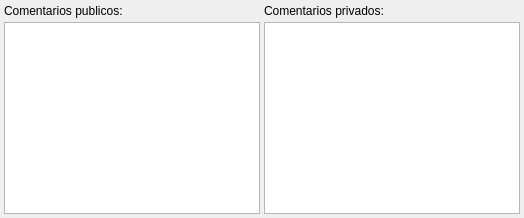
     <widget class="QWidget" name="tab3_2">
      <attribute name="title">
       <string>Comentario&amp;s</string>
      </attribute>
      <layout class="QGridLayout" name="_4">
       <property name="margin">
        <number>4</number>
       </property>
       <property name="spacing">
        <number>4</number>
       </property>
       <item row="0" column="0">
        <widget class="QLabel" name="label8_2">
         <property name="text">
          <string>Comentarios publicos:</string>
         </property>
        </widget>
       </item>
       <item row="0" column="1">
        <widget class="QLabel" name="label9_2">
         <property name="text">
          <string>Comentarios privados:</string>
         </property>
        </widget>
       </item>
       <item row="1" column="1">
        <widget class="QTextEdit" name="mui_comentprivalbaranp">
         <property name="sizePolicy">
          <sizepolicy hsizetype="Expanding" vsizetype="Preferred">
           <horstretch>0</horstretch>
           <verstretch>0</verstretch>
          </sizepolicy>
         </property>
        </widget>
       </item>
       <item row="1" column="0">
        <widget class="QTextEdit" name="mui_comentalbaranp">
         <property name="sizePolicy">
          <sizepolicy hsizetype="Expanding" vsizetype="Preferred">
           <horstretch>0</horstretch>
           <verstretch>0</verstretch>
          </sizepolicy>
         </property>
        </widget>
       </item>
      </layout>
     </widget>
